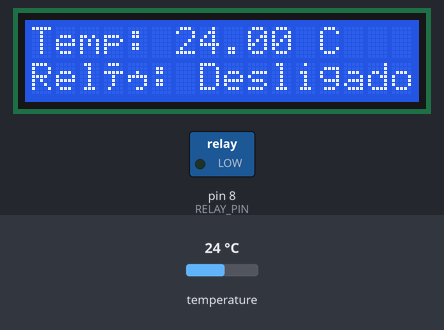
A sketch run on a simulated Arduino Uno, built with avr-gcc and run on an emulated ATmega328P. On the bench: 16×2 character LCD, switched loads named in the sketch (green lamp = pin HIGH). The test bench sets the inputs (shaded band); at power-on: temperature 24 °C.

Above: at 3.2 s.
3.3 s: temperature set to 25.3 °C
At 5.0 s:
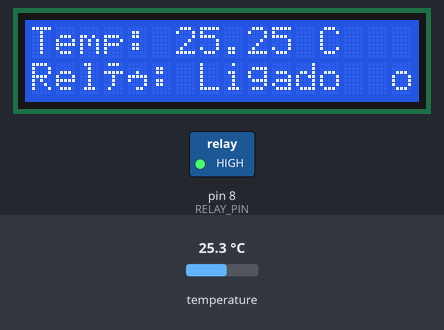
6.1 s: temperature set to 12 °C
At 7.6 s:
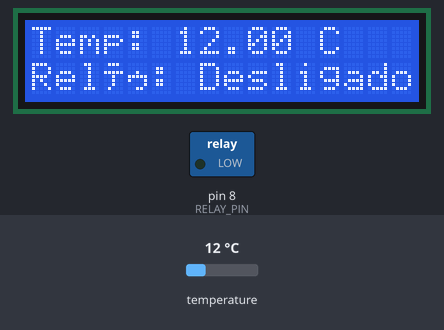
8.6 s: temperature set to 19 °C
At 10.4 s:
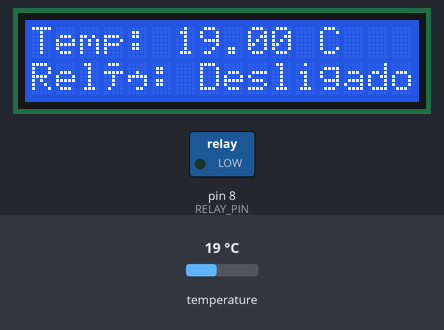
Timing chart, 0 to 11.9 s (numbered marks = the images above; inputs shaded):
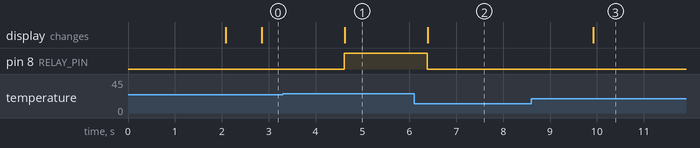

The sketch:

codigo_novo_Temp_rele.ino
```cpp
#include <OneWire.h>
#include <DallasTemperature.h>
#include <LiquidCrystal.h>

const int rs = 12, en = 11, d4 = 5, d5 = 4, d6 = 3, d7 = 2;
LiquidCrystal lcd(rs, en, d4, d5, d6, d7);

#define ONE_WIRE_BUS 7
#define RELAY_PIN 8

OneWire oneWire(ONE_WIRE_BUS);
DallasTemperature sensors(&oneWire);

void setup() {
  Serial.begin(9600);  // Inicializa a comunicação serial
  sensors.begin();  // Inicializa os sensores
  pinMode(RELAY_PIN, OUTPUT);  // Configura o pino do relé como saída

  lcd.begin(16, 2);  // Inicializa o LCD
  lcd.print("Inicializando...");
  delay(2000);
  lcd.clear();
}

void loop() {
  sensors.requestTemperatures();  // Solicita a leitura da temperatura
  float temperatureC = sensors.getTempCByIndex(0);  // Lê a temperatura em Celsius

  lcd.setCursor(0, 0);
  lcd.print("Temp: ");
  lcd.print(temperatureC);
  lcd.print(" C");

  float threshold = 25.0;

  if (temperatureC >= threshold) {
    digitalWrite(RELAY_PIN, HIGH);  // Liga o relé se a temperatura for >= 25°C
    lcd.setCursor(0, 1);
    lcd.print("Relé: Ligado  ");
  } else {
    digitalWrite(RELAY_PIN, LOW);  // Desliga o relé se a temperatura for < 25°C
    lcd.setCursor(0, 1);
    lcd.print("Relé: Desligado");
  }

  delay(1000);  // Espera 1 segundo antes da próxima leitura
}
```

Measured:
- the behaviour switches between 24.9 and 25 °C on temperature (found by bisection; images 0 and 1)
- after the input at 3.3 s, pin 8 (RELAY_PIN): LOW → HIGH after 1.3 s; the display: changes after 1.3 s (image 1)
- after the input at 6.1 s, pin 8 (RELAY_PIN): HIGH → LOW after 0.29 s; the display: changes after 0.29 s (image 2)
- after the input at 8.6 s, the display: changes after 1.3 s (image 3)
